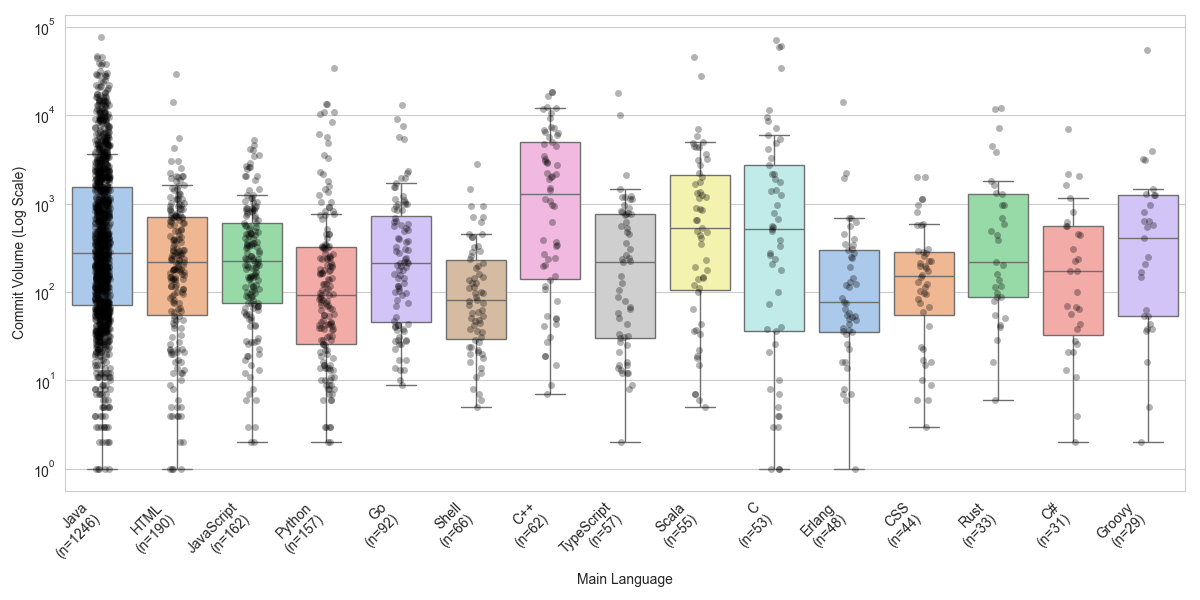

Recreate this plot in Python.
import pandas as pd
import matplotlib.pyplot as plt
import seaborn as sns

df = pd.read_csv('apache_repo_stats.csv')

# Filter for the top languages to keep the chart legible
top_languages = df['main_language'].value_counts().nlargest(15).index
df = df[df['main_language'].isin(top_languages)]

plt.figure(figsize=(12, 6))
sns.set_style("whitegrid")

sns.boxplot(data=df, x='main_language', y='num_commits', 
            palette="pastel", showfliers=False,
            order=df['main_language'].value_counts().index)

sns.stripplot(data=df, x='main_language', y='num_commits', 
              color="black", alpha=0.3, jitter=True,
              order=df['main_language'].value_counts().index)

plt.xticks(rotation=45, ha='right')

plt.yscale('log')
plt.xlabel("Main Language")
plt.ylabel("Commit Volume (Log Scale)")

counts = df['main_language'].value_counts()
new_labels = [f"{lang}\n(n={counts[lang]})" for lang in df['main_language'].value_counts().index]
plt.gca().set_xticklabels(new_labels)

plt.tight_layout()

plt.savefig('fig1.png')
